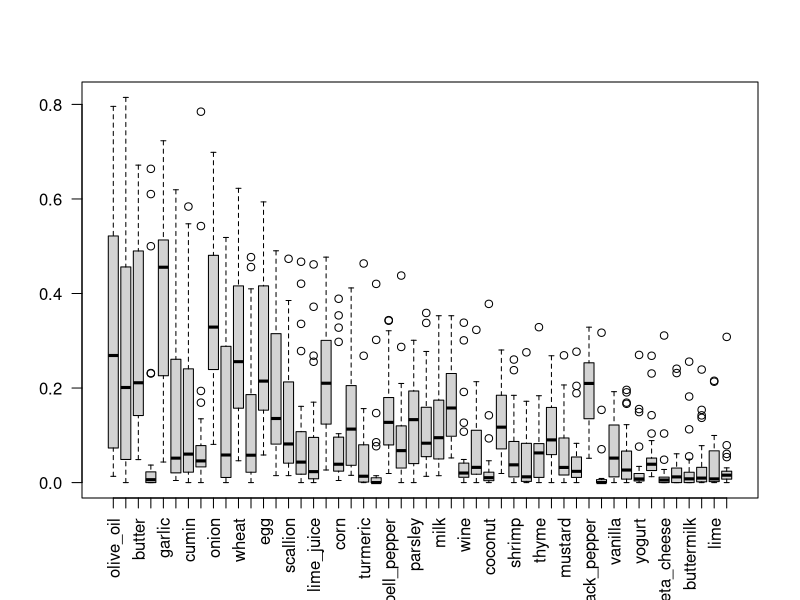
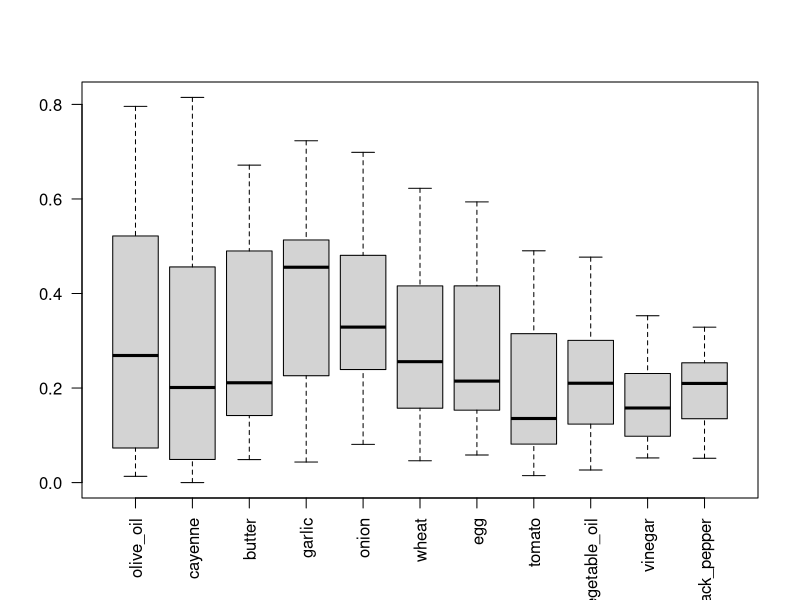
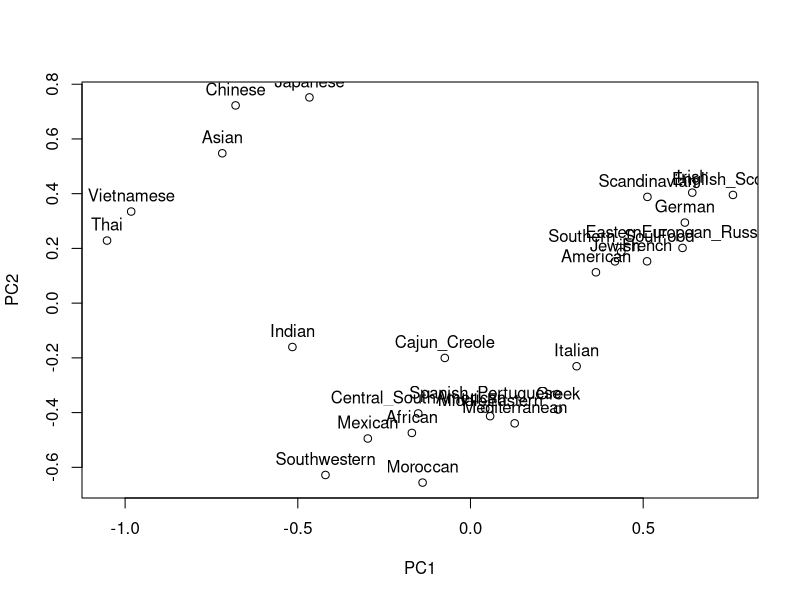
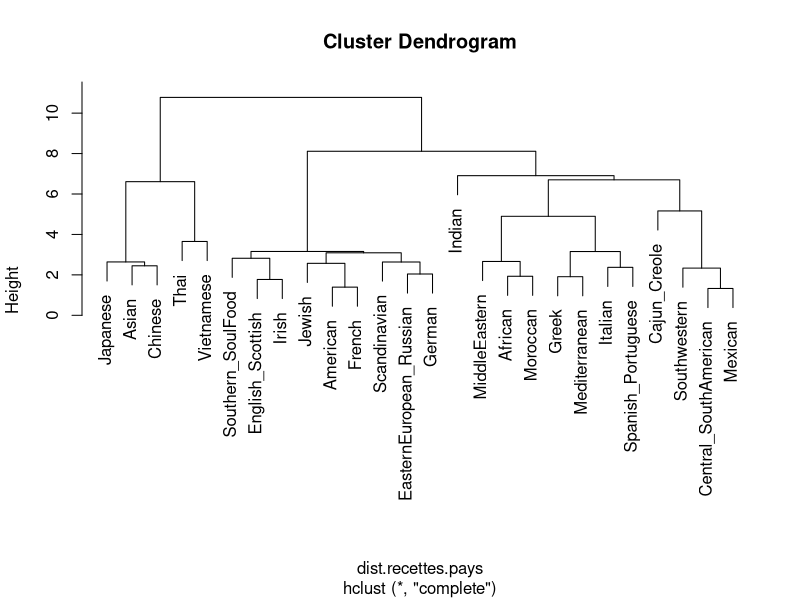
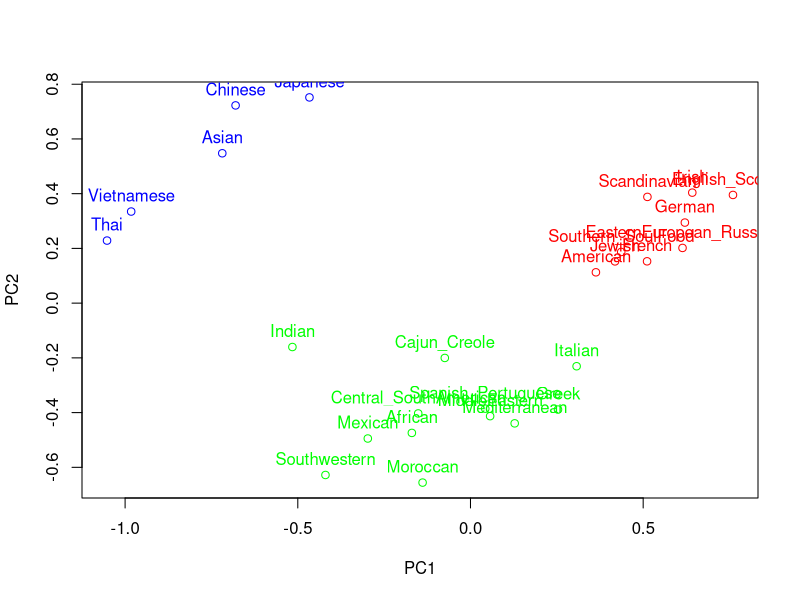
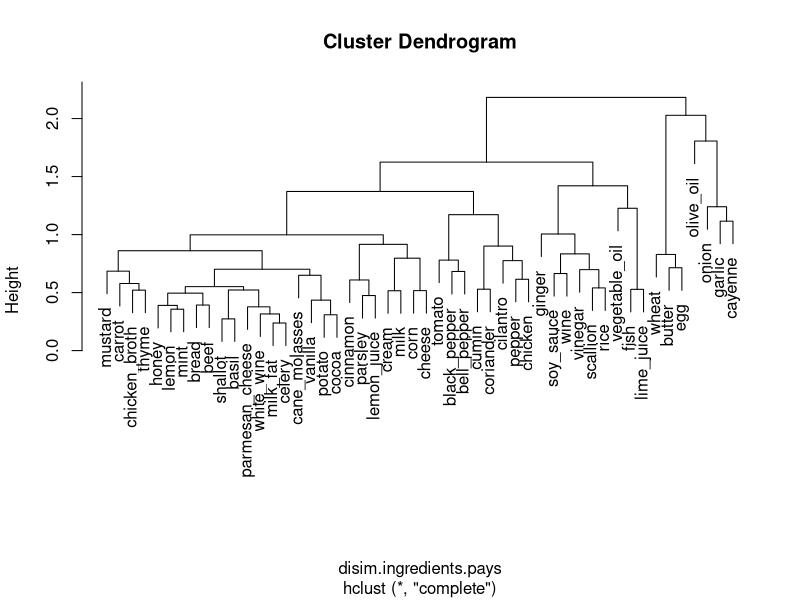
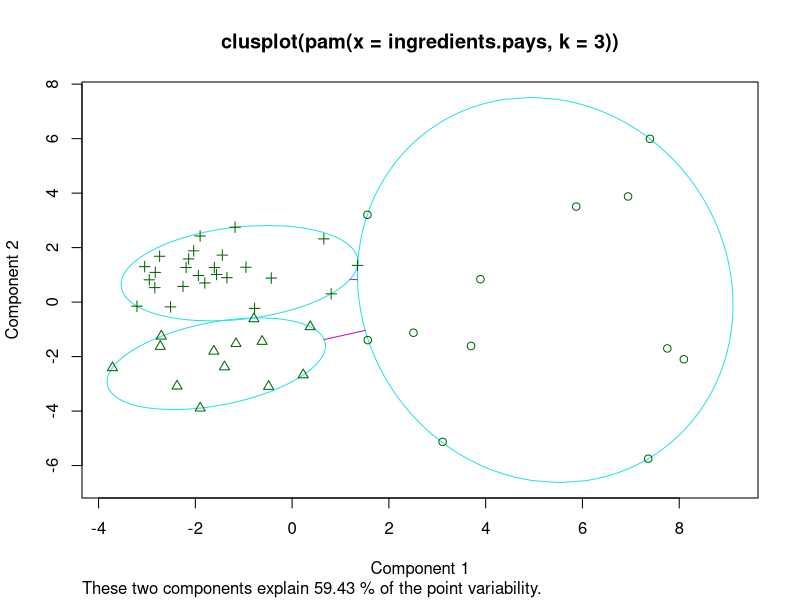
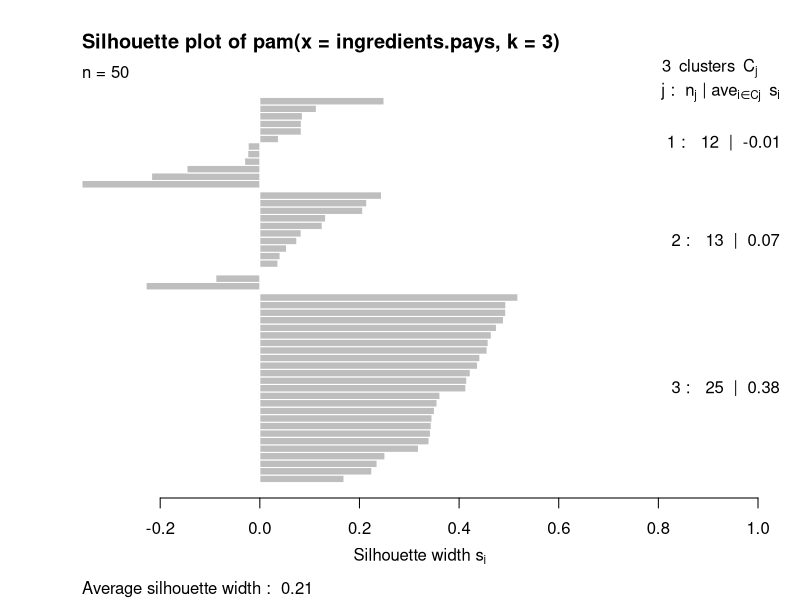

These charts were generated, in order, by the following R code:
#### projet SY09

### Exercice 1

## 1 - description
recettes.pays <- read.csv("donnees/recettes-pays.data", row.names = 1)
na.fail(recettes.pays)

dim(recettes.pays)
summary(recettes.pays)

cor(recettes.pays)    # correlation entre les ingredients
cor(t(recettes.pays)) # correlation entre pays

boxplot(recettes.pays, las = 2)
boxplot(recettes.pays[colMeans(recettes.pays) > 0.15], las = 2) # most used ingredients

# plot(recettes.pays[cor(recettes.pays) > 0.9])

## 2 - ACP

acp.recettes.pays <- prcomp(recettes.pays)  # ACP - variables = ingredients

plot(acp.recettes.pays$x[,1:2])
text(acp.recettes.pays$x[,1:2], row.names(recettes.pays), pos=3)

acp.recettes.pays$sdev # racine carree des valeurs absolues
acp.recettes.pays.inertie <- acp.recettes.pays$sdev ^ 2 # valeurs absolues de la matrice de covarience

eigen(cov(recettes.pays))$values
# on retrouve a peu pres les memes resultat
# on peut considerer les valeurs d'indice superieur a 26 egales a 0, toutes ces valeurs sont inferieur a 10^-16
# elles ne sont du qu'a des approximations, en effet on part d'une matrice de rang maximum 26
# on ne peut avoir plus de 26 valeurs propres non nulles.

inertie_total <- sum(acp.recettes.pays.inertie)

acp.recettes.pays.inertiep <- acp.recettes.pays.inertie / inertie_total * 100
inertie_explique <- apply(t(1:26), 2, function(x) sum(acp.recettes.pays.inertiep[1:x]))

# TODO : contributions relatives aux axes - individus ?
# plot des anciens axes dans le nouveau - a voir - certainement ilisible

## 3 - Analyse ascendante hierarchique

dist.recettes.pays <-dist(recettes.pays, method = "manhattan")

hclust.recettes.pays <- hclust(dist.recettes.pays) # methodes : "single", "average", ...
plot(hclust.recettes.pays)


## 4 - K-means

kmeans.recette.pays <- kmeans(recettes.pays, rbind(recettes.pays["American",], recettes.pays["African",], recettes.pays["Asian",]), iter.max = 30)
plot(acp.recettes.pays$x[,1:2], col = c("red","green","blue")[kmeans.recette.pays$cluster])
text(acp.recettes.pays$x[,1:2], row.names(recettes.pays), pos=3, col = c("red","green","blue")[kmeans.recette.pays$cluster])

## 5 - Classification geographique des origines

# s'ils nous demande de dire que  les mexicains sont loins des allemands et de dire qu'on le retrouve 
# dans la classif obtenue ok, sinon je ne vois pas comment faire.


## 6 - description des donnees

recettes.echant <- read.csv("donnees/recettes-echant.data")
na.fail(recettes.echant)

summary(recettes.echant)

sort(table(recettes.echant[,1]), decreasing = T)

# TODO : blabla

## 7 - group ingredients

pays <- unique(recettes.echant[,1])
ingredients <- colnames(recettes.echant[,2:ncol(recettes.echant)])

ingredients.pays <- data.frame(matrix(nrow = length(ingredients), ncol = length(pays)))
colnames(ingredients.pays) <- pays
row.names(ingredients.pays) <- ingredients

for (i in 1:length(ingredients)) {
  ingredient <- ingredients[i]
  
  for (j in 1:length(pays)) {
    p <- pays[j]
    
    ingredients.pays[i, j] <- mean(recettes.echant[recettes.echant[,1] == p,][,ingredient])
  }
}

# TODO : similarites - disimilarites
disim.ingredients.pays <- dist(ingredients.pays, "euclidian") # pris au hasard, y reflechir !!!


## 8 - classif ascendante hierarchique

hclust.ingredients.pays <- hclust(disim.ingredients.pays) # methodes : "single", "average", ...
plot(hclust.ingredients.pays)


## 9 - k-medoides

library(cluster)
pam.recettes.pays <- pam(ingredients.pays, 3)
plot(pam.recettes.pays)












